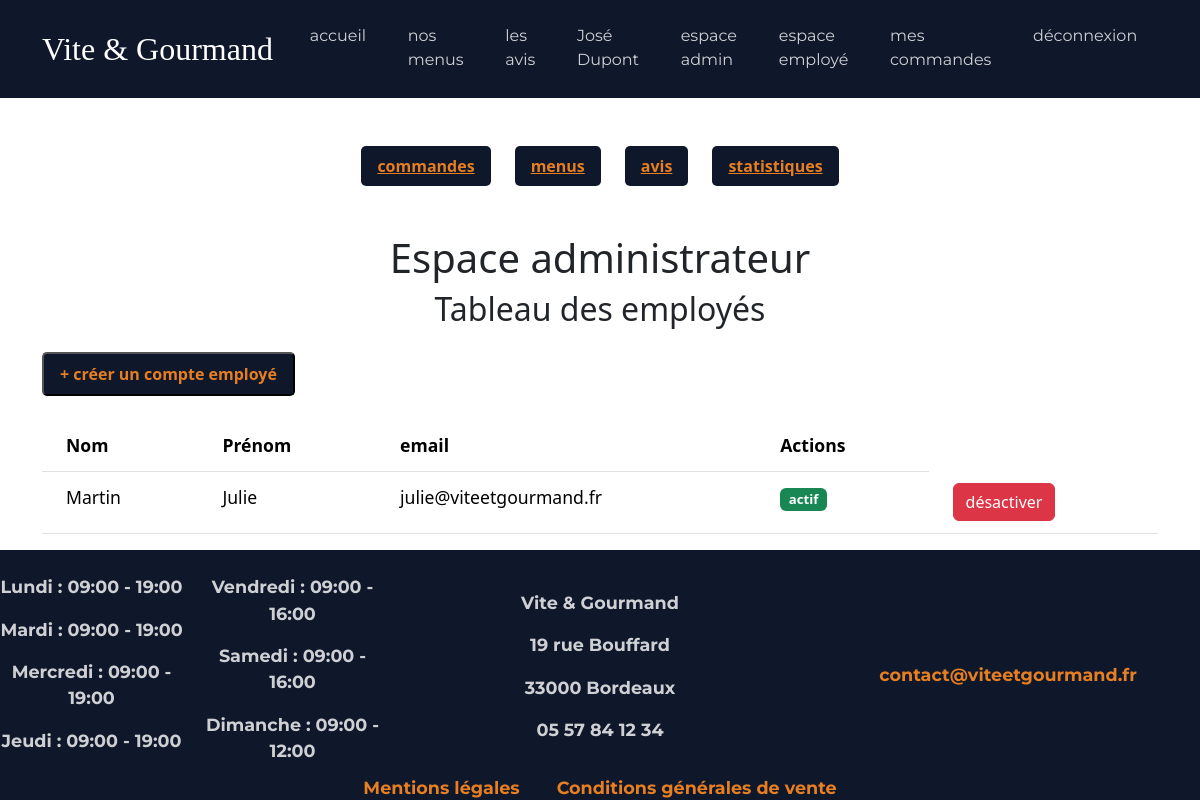
/admin (signed in), run on the app's committed database.
### tables this page shows
CREATE TABLE utilisateur(
   Id_Utilisateur INT AUTO_INCREMENT,
   nom VARCHAR(255) NOT NULL,
   prenom VARCHAR(255) NOT NULL,
   email VARCHAR(255) NOT NULL,
   mot_de_passe VARCHAR(255) NOT NULL,
   telephone VARCHAR(50) NOT NULL,
   adresse VARCHAR(255) NOT NULL,
   code_postal VARCHAR(50) NOT NULL,
   ville VARCHAR(255) NOT NULL,
   actif BOOLEAN NOT NULL DEFAULT 1,
   Id_role INT NOT NULL,
    
   must_change_password BOOLEAN NOT NULL DEFAULT 0,
   PRIMARY KEY(Id_Utilisateur),
   UNIQUE(email),
   FOREIGN KEY(Id_role) REFERENCES roles(Id_role)
);

CREATE TABLE horaire(
   Id_horaire INT AUTO_INCREMENT,
   jour VARCHAR(50) NOT NULL,
   heure_ouverture VARCHAR(50) NOT NULL,
   heure_fermeture VARCHAR(50) NOT NULL,
   PRIMARY KEY(Id_horaire)
);

### src/core/Router.php (called while the page is built, shortened)
<?php
class Router
{
    private $routes = [];
    public function add($url, $action)
    {
        $this->routes[$url] = $action;
    }
    public function dispatch()
    {
        $path = parse_url($_SERVER['REQUEST_URI'], PHP_URL_PATH);
        $path = rtrim($path, "/");
        try {
            $action = $this->routes[$path];
            $nomMethode = $action[1];
            $controller = new $nomController();
            $controller->$nomMethode();
        } catch (\Throwable $th) {
            http_response_code(500);
            die("Erreur serveur : " . $th->getMessage());
        }
    }
}

### public/index.php (called while the page is built, shortened)
<?php
$router = new Router();
$router->add('/', [HomeController::class, 'index']);
$router->add('/menus', [MenuController::class, 'index']);
$router->add('/menus/detail', [MenuController::class, 'showDetails']);
$router->add('/menus/filter', [MenuController::class, 'filter']);
$router->add('/connexion', [AuthController::class, 'handleLogin']);
$router->add('/logout', [AuthController::class, 'logout']);
$router->add('/inscription', [AuthController::class, 'handleSignUp']);
$router->add('/mot-de-passe-oublie', [AuthController::class, 'handleResetPassword']);
$router->add('/changer-mot-de-passe', [AuthController::class, 'handleChangePassword']);
$router->add('/contact', [ContactController::class, 'handleContact']);
$router->add('/avis', [AvisController::class, 'index']);
$router->add('/commande', [OrderController::class, 'handleOrder']);
$router->add('/mon-espace', []);
$router->add('/mon-espace/commandes', [OrderController::class, 'showUserOrders']);
$router->add('/mon-espace/commandes/modifier', [OrderController::class, 'updateOrder']);
$router->add('/mon-espace/commandes/annuler', [OrderController::class, 'deleteOrder']);
$router->add('/mon-espace/avis', [OrderController::class, 'LeaveReview']);
$router->add('/mon-espace/profil', [UserController::class, 'updateProfil']);
$router->add('/employe', [EmployeController::class, 'showOrders']);
$router->add('/employe/statut', [EmployeController::class, 'handleUpdateStatus']);
$router->add('/employe/menus', [EmployeController::class, 'handleMenus']);
$router->add('/employe/plats', [EmployeController::class, 'handlePlats']);
$router->add('/employe/avis', [EmployeController::class, 'handleReviews']);
$router->add('/employe/horaires', [EmployeController::class, 'handleHoraires']);
$router->add('/admin', [AdminController::class, 'handleNewEmploye']);
$router->add('/admin/stats', [AdminController::class, 'handleStats']);
$router->add('/cgv', [LegalController::class, 'showCgv']);
$router->add('/mentions-legales', [LegalController::class, 'showMentionsLegales']);
$router->add('/commande/calculer-frais', [OrderController::class, 'calculerFrais']);
$router->add('/sitemap.xml', [SitemapController::class, 'generate']);
$router->dispatch();

### src/repositories/AdminRepository.php (called while the page is built)
<?php
class AdminRepository
{
    public static function getEmployes()
    {
        $pdo = DatabaseConnection::getInstance();
        $stmt = $pdo->prepare("SELECT * FROM utilisateur WHERE Id_role = 2");
        $stmt->execute();
        return $stmt->fetchAll();
    }
}

### src/repositories/HoraireRepository.php (called while the page is built, shortened)
<?php
class HoraireRepository
{
    public static function getAllHoraire()
    {
        $pdo = DatabaseConnection::getInstance();
        $stmt = $pdo->prepare("SELECT horaire.* FROM horaire");
        $stmt->execute();
        return $stmt->fetchAll();
    }
}

### src/views/admin/index.php (the view, shortened to what this page needs)
<?php require_once('../src/views/layouts/header.php'); ?>
<?php require_once('../src/views/layouts/nav-admin.php'); ?>
<div class="employe text-center mt-4 mb-4">
    <h1>Espace administrateur</h1>
    <h2>Tableau des employés</h2>
</div>
<div class="container mt-4">
    <div class="d-flex justify-content-between align-items-center mb-4">
        <button class="connect-button" data-bs-toggle="modal" data-bs-target="#modalCreerEmploye">
            + créer un compte employé
        </button>
    </div>
    <div>
        <table class="table table-hover table-responsive-md">
            <thead>
                <tr>
                    <th scope="col">Nom</th>
                    <th scope="col">Prénom</th>
                    <th scope="col">email</th>
                    <th scope="col">Actions</th>
                </tr>
            </thead>
            <tbody>
                <?php foreach ($employes as $employe): ?>
                    <tr>
                        <td><?= htmlspecialchars($employe['nom']) ?></td>
                        <td><?= htmlspecialchars($employe['prenom']) ?></td>
                        <td><?= htmlspecialchars($employe['email']) ?></td>
                        <td>
                            <?php if ($employe['actif'] == 1): ?>
                                <span class="badge bg-success">actif</span>
                            <?php else: ?>
                                <span class="badge bg-danger">désactivé</span>
                            <?php endif; ?>
                        </td>
                        <td>
                            <?php if ($employe['actif'] == 1): ?>
                                <button class="btn btn-danger" data-bs-toggle="modal" data-bs-target="#modalDeactivate" data-id="<?= $employe['Id_Utilisateur'] ?>">désactiver</button>
                            <?php else: ?>
                                <span class="text-muted">—</span>
                            <?php endif; ?>
                        </td>
                    </tr>
                <?php endforeach; ?>
            </tbody>
        </table>
    </div>
</div>
<?php require_once('../src/views/layouts/footer.php'); ?>

### src/views/layouts/footer.php
<footer>
    <div class="container-fluid footer text-center pt-4">
        <div class="row align-items-center">
            <div class="col">
                <div class="colonne">
                    <?php
                    $horaires = HoraireRepository::getAllHoraire();
                    foreach ($horaires as $horaire):
                    ?>
                        <p><?= htmlspecialchars($horaire['jour']) ?> : <?= htmlspecialchars($horaire['heure_ouverture']) ?> - <?= htmlspecialchars($horaire['heure_fermeture']) ?></p>
                    <?php endforeach; ?>
                </div>
            </div>
            <div class="col">
                <p>Vite & Gourmand</p>
                <p>19 rue Bouffard</p>
                <p>33000 Bordeaux</p>
                <p>05 57 84 12 34</p>
            </div>
            <div class="lien col">
                <a href="mailto:contact@viteetgourmand.fr">contact@viteetgourmand.fr</a>
            </div>
        </div>
        <div class="lien text-center">
            <a href="/mentions-legales">Mentions légales</a>
            <a href="/cgv">Conditions générales de vente</a>
        </div>
    </div>
</footer>

### public/assets/css/style.css (style rules this page uses)
* { padding: 0; margin: 0; }
:root { --couleur-primary: #0056b3; --couleur-secondary: #e67e22; --couleur-dark: #0f172a; --couleur-bg-dark: #1e293b; --font-titre: "Nunito", serif; --font-texte: "Montserrat", sans-serif; }
.footer { font-weight: bold; font-size: 1.1rem; }
.colonne { column-count: 2; }
.container-fluid { padding: 0; background-color: var(--couleur-dark); font-family: var(--font-texte); color: rgba(255, 255, 255, 0.8) !important; }
.lien a { margin: 0 1rem; }
.box-connexion label, .box-connexion a, .box-connexion p, .lien a { color: var(--couleur-secondary); }
.box-connexion a, .lien a { text-decoration: none; }
.connect-button { padding: 0.5rem 1rem; background-color: var(--couleur-dark); border-radius: 5px; color: var(--couleur-secondary); font-weight: bold; transition: transform 0.3s ease, box-shadow 0.3s ease; }
th { color: var(--couleur-primary); }
.table { font-size: 1.1rem; }
.table th, .table td { padding: 0.75rem 1.5rem; }

### data on the page
utilisateur: nom "Martin", prenom "Julie", email "julie@viteetgourmand.fr", actif "actif"
horaire: jour "Lundi", heure_ouverture "09:00", heure_fermeture "19:00"
horaire: jour "Mardi", heure_ouverture "09:00", heure_fermeture "19:00"
horaire: jour "Mercredi", heure_ouverture "09:00", heure_fermeture "19:00"
horaire: jour "Jeudi", heure_ouverture "09:00", heure_fermeture "19:00"
horaire: jour "Vendredi", heure_ouverture "09:00", heure_fermeture "16:00"
horaire: jour "Samedi", heure_ouverture "09:00", heure_fermeture "16:00"
horaire: jour "Dimanche", heure_ouverture "09:00", heure_fermeture "12:00"

### other printed values
$_SESSION['prenom'] "José"
$_SESSION['nom'] "Dupont"
